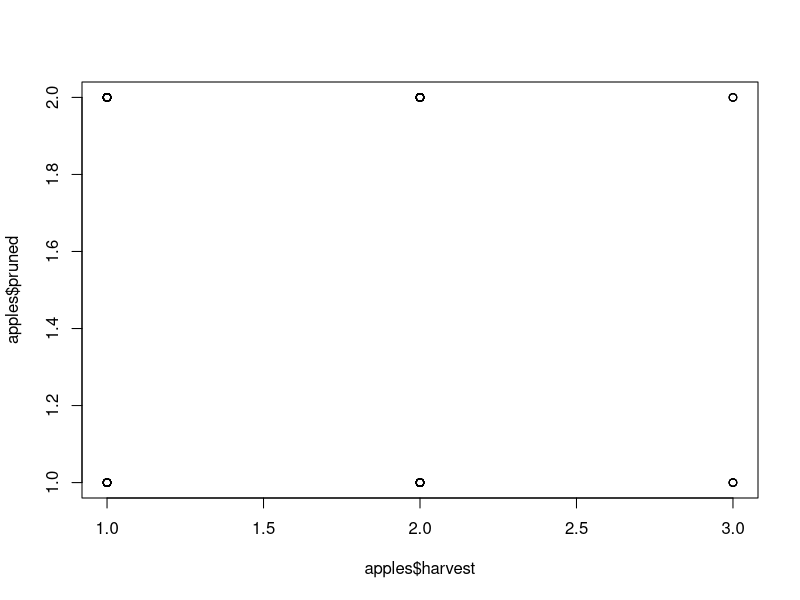
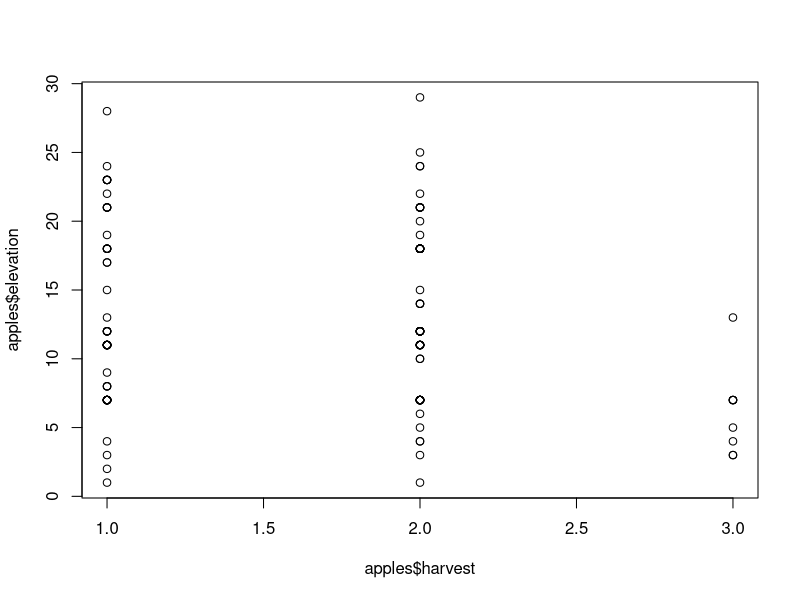
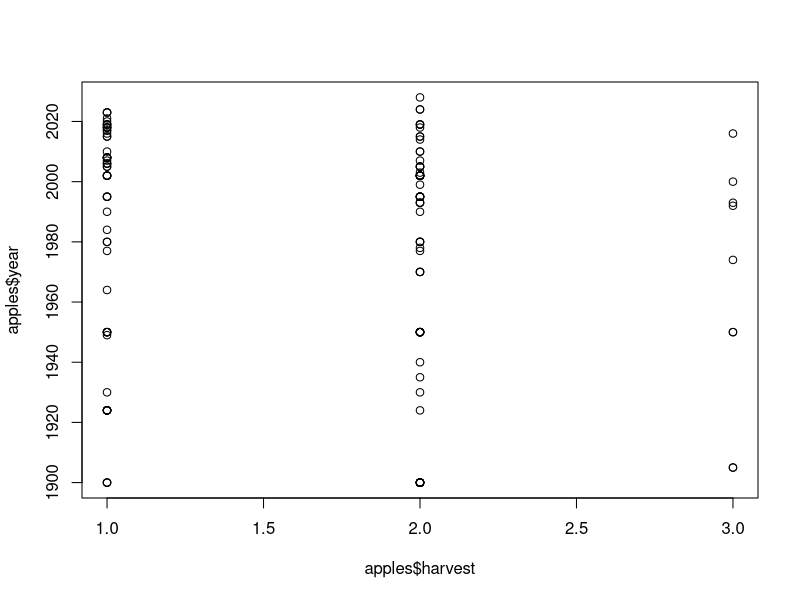
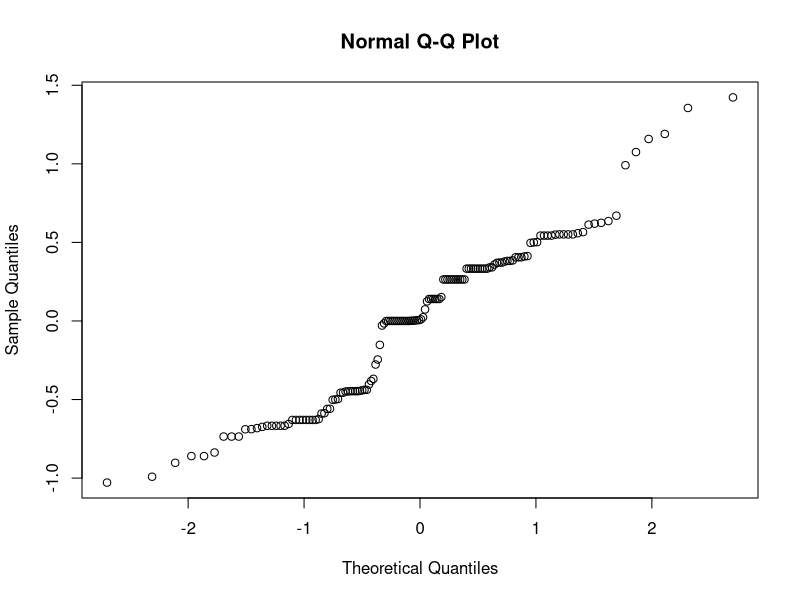
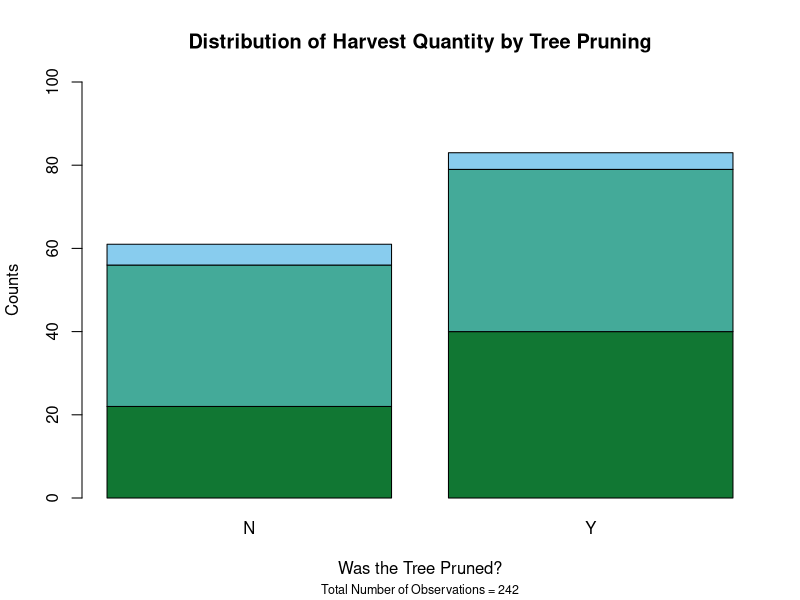
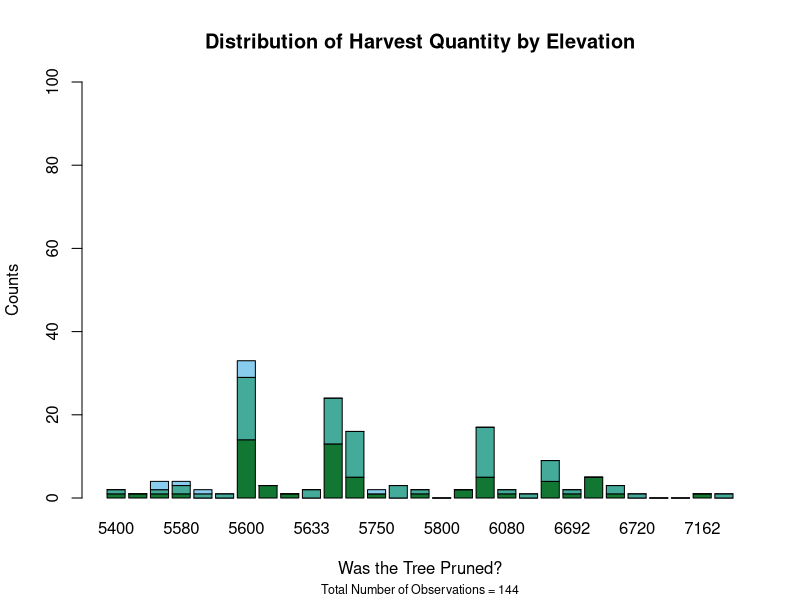
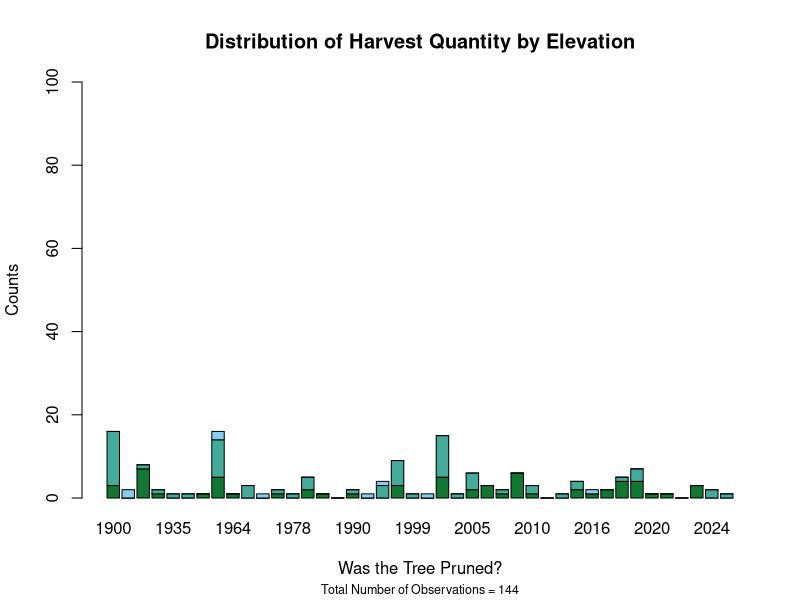

Recreate these plots in R, in order.
## ---- chunk 1
knitr::opts_chunk$set(echo = TRUE)
#Read in libraries
library(ggplot2)
library(ggpubr)
library(RColorBrewer)
library(plyr)
library(rstatix)

## Read in data set
apples <- read.csv(file="appleHarvest.csv")
apples$city <- NULL
na.omit(apples)

## Change categorical variables to numeric variables
apples$harvest <- revalue(apples$harvest, c("Minimal"="1", "Normal"="2", "Above average"="3"))
apples$harvest <- as.numeric(apples$harvest)

## Change Yes and No to single letters
apples$pruned <- revalue(apples$pruned, c("Yes"="Y", "No"="N"))
apples$pruned <- as.factor(apples$pruned)

apples$elevation <- as.factor(apples$elevation)
apples$harvest
summary(apples$harvest)


## ---- chunk 2
##Create scatterplot to see potential relationships
plot(apples$harvest, apples$pruned)
plot(apples$harvest, apples$elevation)
plot(apples$harvest, apples$year)
     
## Creating a linear model to try and determine whether pruning impacts apple harvest abundance
apple_lm <- lm(harvest ~ pruned + elevation + year, data = apples)
summary(apple_lm)

appleResids <- apple_lm$residuals
qqnorm(appleResids)
shapiro.test(appleResids)
## ---- chunk 3
## ANOVA
options(max.print=1000000)
appleANOVA <- aov(apple_lm)
summary(appleANOVA)

## ---- chunk 4
## Pruned Plots
countsPruned <- table(apples$harvest, apples$pruned)
summary(countsPruned)
print(countsPruned)

barplot(countsPruned, main = "Distribution of Harvest Quantity by Tree Pruning", 
        cex.sub = 0.75, sub = "Total Number of Observations = 242",xlab = "Was the Tree Pruned?", 
        ylab = "Counts", ylim = c(0,100),col = c("#117733", "#44AA99", "#88CCEE"))


##Elevation Plots
countsElevation <- table(apples$harvest, apples$elevation)
summary(countsElevation)
print(countsElevation)

barplot(countsElevation, main = "Distribution of Harvest Quantity by Elevation", 
        cex.sub = 0.75, sub = "Total Number of Observations = 144",xlab = "Was the Tree Pruned?", 
        ylab = "Counts", ylim = c(0,100),col = c("#117733", "#44AA99", "#88CCEE"))

##Year Plots
countsYear <- table(apples$harvest, apples$year)
summary(countsYear)
print(countsYear)

barplot(countsYear, main = "Distribution of Harvest Quantity by Elevation", 
        cex.sub = 0.75, sub = "Total Number of Observations = 144",xlab = "Was the Tree Pruned?", 
        ylab = "Counts", ylim = c(0,100),col = c("#117733", "#44AA99", "#88CCEE"))
